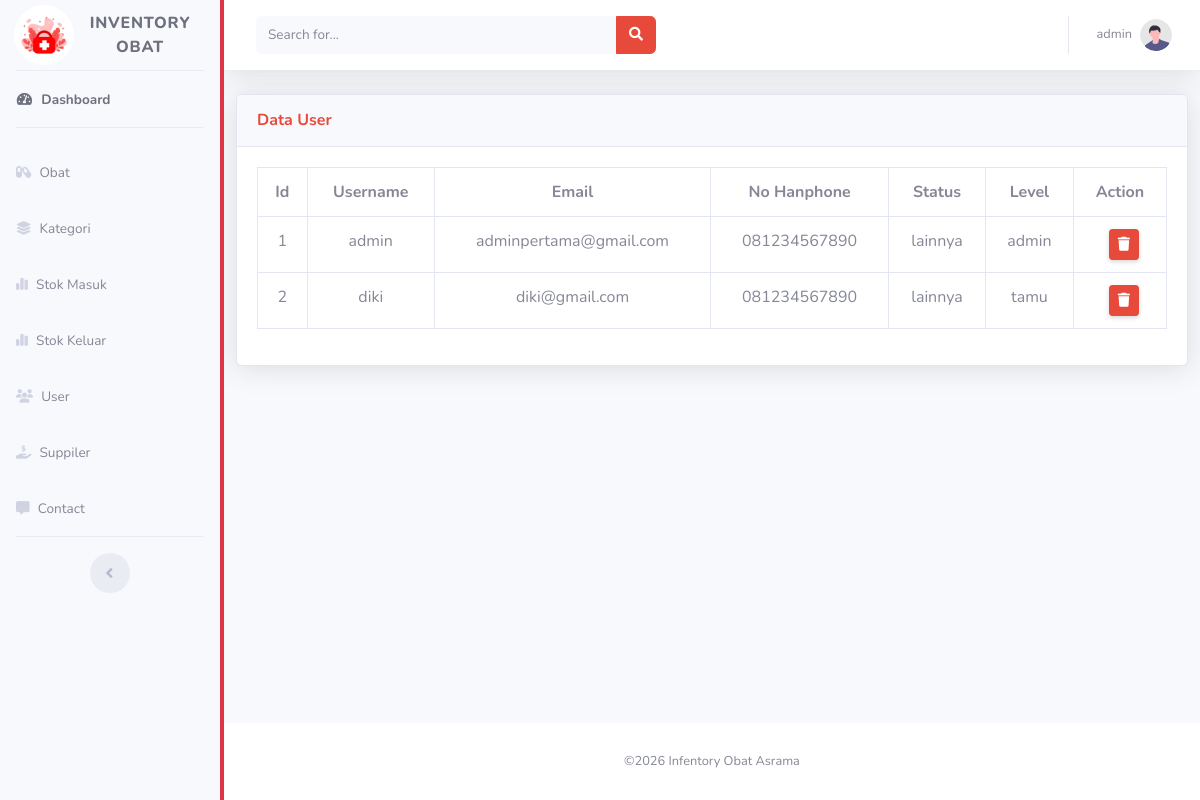
The app's page /index.php?page=user (signed in) with its own data.
### tables this page shows
CREATE TABLE `user` (
  `id_user` int NOT NULL,
  `username` varchar(255) DEFAULT NULL,
  `email` varchar(255) DEFAULT NULL,
  `password` varchar(255) DEFAULT NULL,
  `no_hanphone` varchar(255) DEFAULT NULL,
  `status` enum('Guru','Pembina Asrama','Pengurus Asrama','Siswa','lainnya') DEFAULT NULL,
  `level` enum('admin','petugas','tamu') DEFAULT NULL
);

### user.php (the view, shortened to what this page needs)
<?php
include "koneksi.php";
$query = mysqli_query($connect, "SELECT * FROM user");
?>
<!DOCTYPE html>
<html lang="en">
<head>
     <link rel="stylesheet" href="https://cdnjs.cloudflare.com/ajax/libs/font-awesome/6.5.2/css/all.min.css">
    <link href="vendor/fontawesome-free/css/all.min.css" rel="stylesheet" type="text/css">
    <link href="css/sb-admin-2.min.css" rel="stylesheet">
    <link rel="stylesheet" href="css//costum.css">
</head>
<body>
    <div class="card shadow mb-4 w-100">
                        <div class="card-header py-3 d-flex justify-content-between">
                            <h6 class="m-0 font-weight-bold text-danger">Data User</h6>
                        </div>
                         <div class="card-body">
                            <div class="table-responsive ">
                                <table class="table table-bordered" method='GET'>
                                    <tr class="text-center">
                                        <th>Id</th>
                                        <th>Username</th>
                                        <th>Email</th>
                                        <th>No Hanphone</th>
                                        <th>Status</th>
                                        <th>Level</th>
                                        <th>Action</th>
                                    </tr>
                                    <?php
                                    while($u = mysqli_fetch_assoc($query)):
                                    ?>
                                    <tr class="text-center">
                                        <td><?= $u['id_user']; ?></td>
                                        <td><?= $u['username']; ?></td>
                                        <td><?= $u['email']; ?></td>
                                        <td><?= $u['no_hanphone']; ?></td>
                                        <td><?= $u['status']; ?></td>
                                        <td><?= $u['level']; ?></td>
                                        <td>
                                            <a href="index.php?page=hapus_user&id=<?= $u['id_user']; ?>" onclick="return confirm('Yakin ingin menghapus data ini?')" class="d-none d-sm-inline-block btn btn-sm btn-danger ml-2 shadow-sm">
                                            <i class="fa-solid fa-trash">
                                            </i>
                                        </a></td>
                                    </tr>
                                    <?php
                                    endwhile;
                                    ?>
                                </table>
                            </div>
                        </div>
    </div>
</body>
</html>

### records on screen
user: id_user "1", username "admin", email "adminpertama@gmail.com", no_hanphone "081234567890", status "lainnya", level "admin"
user: id_user "2", username "diki", email "diki@gmail.com", no_hanphone "081234567890", status "lainnya", level "tamu"

### other values on screen
$_SESSION['user']['username'] "admin"
